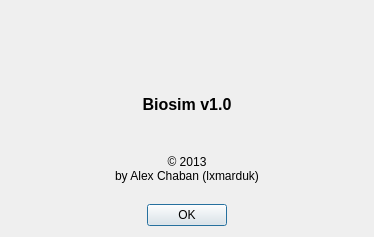
<?xml version="1.0" encoding="UTF-8"?>
<ui version="4.0">
 <class>AboutDialog</class>
 <widget class="QDialog" name="AboutDialog">
  <property name="geometry">
   <rect>
    <x>0</x>
    <y>0</y>
    <width>374</width>
    <height>237</height>
   </rect>
  </property>
  <property name="windowTitle">
   <string>About</string>
  </property>
  <property name="windowIcon">
   <iconset resource="Resources.qrc">
    <normaloff>:/icons/biology_icon32</normaloff>:/icons/biology_icon32</iconset>
  </property>
  <layout class="QGridLayout" name="gridLayout">
   <item row="0" column="0">
    <layout class="QVBoxLayout" name="verticalLayout">
     <item>
      <widget class="QLabel" name="imgLogo">
       <property name="text">
        <string/>
       </property>
       <property name="pixmap">
        <pixmap resource="Resources.qrc">:/icons/biology_icon128</pixmap>
       </property>
       <property name="alignment">
        <set>Qt::AlignCenter</set>
       </property>
      </widget>
     </item>
     <item>
      <widget class="QLabel" name="productName">
       <property name="text">
        <string>&lt;html&gt;&lt;head/&gt;&lt;body&gt;&lt;p align=&quot;center&quot;&gt;&lt;span style=&quot; font-size:12pt; font-weight:600;&quot;&gt;Biosim v1.0&lt;/span&gt;&lt;/p&gt;&lt;/body&gt;&lt;/html&gt;</string>
       </property>
       <property name="alignment">
        <set>Qt::AlignCenter</set>
       </property>
      </widget>
     </item>
     <item>
      <widget class="QLabel" name="credits">
       <property name="text">
        <string>&lt;html&gt;&lt;head/&gt;&lt;body align=&quot;center&quot;&gt;© 2013&lt;br/&gt;by Alex Chaban (lxmarduk)&lt;/body&gt;&lt;/html&gt;</string>
       </property>
       <property name="alignment">
        <set>Qt::AlignCenter</set>
       </property>
      </widget>
     </item>
    </layout>
   </item>
   <item row="1" column="0">
    <layout class="QHBoxLayout" name="horizontalLayout">
     <item>
      <spacer name="horizontalSpacer_2">
       <property name="orientation">
        <enum>Qt::Horizontal</enum>
       </property>
       <property name="sizeHint" stdset="0">
        <size>
         <width>40</width>
         <height>20</height>
        </size>
       </property>
      </spacer>
     </item>
     <item>
      <widget class="QPushButton" name="okButton">
       <property name="text">
        <string>OK</string>
       </property>
      </widget>
     </item>
     <item>
      <spacer name="horizontalSpacer">
       <property name="orientation">
        <enum>Qt::Horizontal</enum>
       </property>
       <property name="sizeHint" stdset="0">
        <size>
         <width>40</width>
         <height>20</height>
        </size>
       </property>
      </spacer>
     </item>
    </layout>
   </item>
  </layout>
 </widget>
 <resources>
  <include location="Resources.qrc"/>
 </resources>
 <connections/>
</ui>
